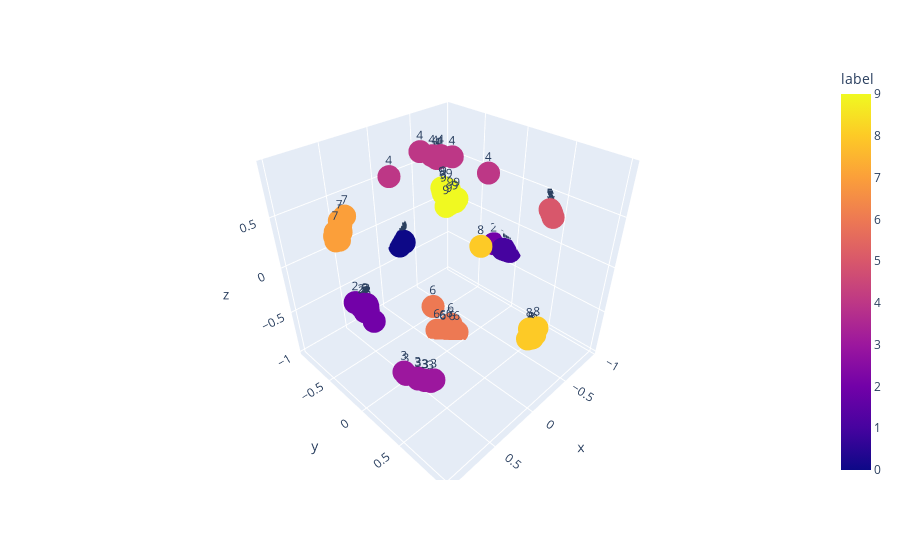

Notebook source saved alongside this figure:
### Code cell
df = pd.DataFrame({'x': embeds[:, 0], 
                   'y': embeds[:, 1], 
                   'z': embeds[:, 2], 
                   'label': batch_labels.numpy()})

fig = px.scatter_3d(df, x='x', y='y', z='z',
                      color='label', text='label')
fig.show()
